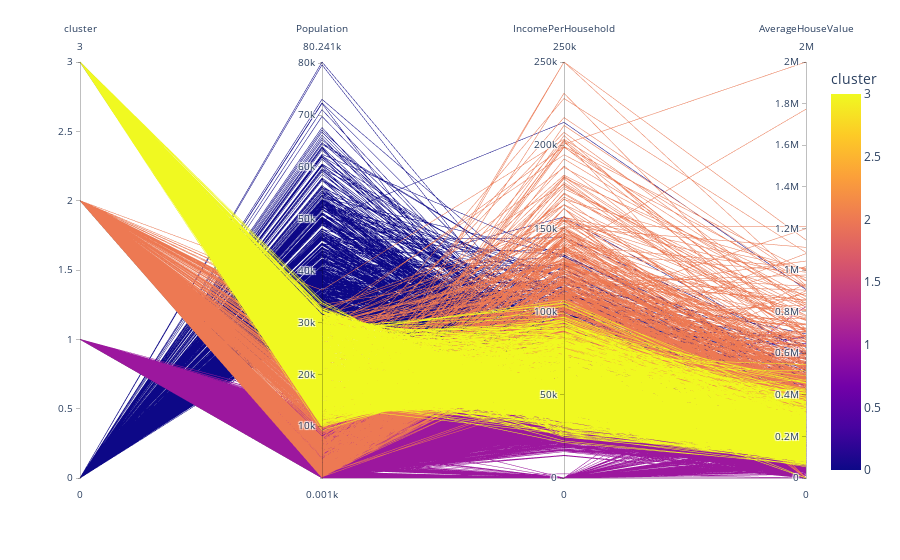

Here is the notebook cell this chart was saved with:
### Code cell
fig = px.parallel_coordinates(zip_data, color = 'cluster', 
                             dimensions = ['cluster', 'Population', 'IncomePerHousehold', 
                                            'AverageHouseValue'])
fig.show()

### Figure 1 — Plotly figure (JSON) as saved in the notebook; plotly's stock layout.template omitted (floating-point values rounded to 4 significant figures; data arrays with more than 128 entries replaced by an {"elided": "..."} marker saying what was removed)
{"data": [{"dimensions": [{"label": "cluster", "values": {"elided": "5036 int values"}}, {"label": "Population", "values": {"elided": "5036 int values"}}, {"label": "IncomePerHousehold", "values": {"elided": "5036 int values"}}, {"label": "AverageHouseValue", "values": {"elided": "5036 int values"}}], "domain": {"x": [0, 1], "y": [0, 1]}, "line": {"color": {"elided": "5036 int values"}, "coloraxis": "coloraxis"}, "name": "", "type": "parcoords"}], "layout": {"coloraxis": {"colorbar": {"title": {"text": "cluster"}}, "colorscale": [[0, "#0d0887"], [0.1111, "#46039f"], [0.2222, "#7201a8"], [0.3333, "#9c179e"], [0.4444, "#bd3786"], [0.5556, "#d8576b"], [0.6667, "#ed7953"], [0.7778, "#fb9f3a"], [0.8889, "#fdca26"], [1, "#f0f921"]]}, "legend": {"tracegroupgap": 0}, "margin": {"t": 60}}}
